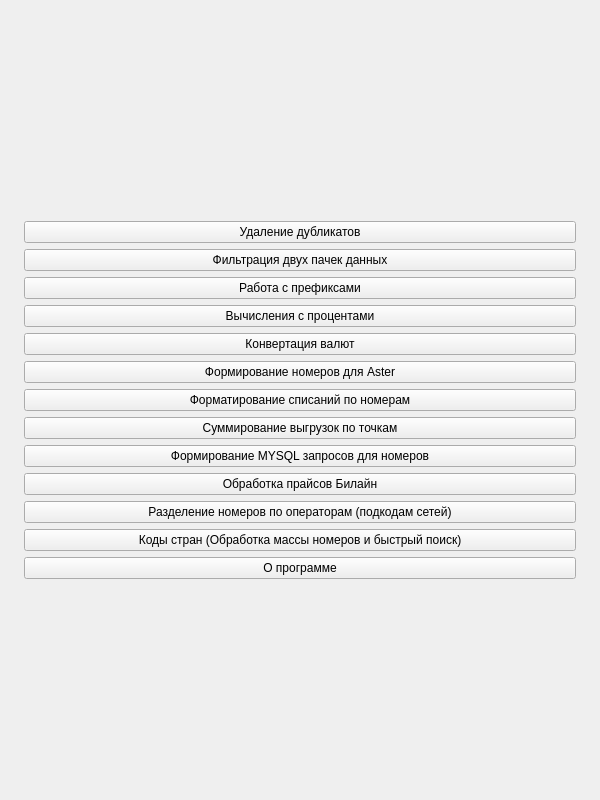
<?xml version="1.0" encoding="UTF-8"?>
<ui version="4.0">
 <class>MainWindow</class>
 <widget class="QMainWindow" name="MainWindow">
  <property name="geometry">
   <rect>
    <x>0</x>
    <y>0</y>
    <width>600</width>
    <height>800</height>
   </rect>
  </property>
  <property name="windowTitle">
   <string>SimpleScripts</string>
  </property>
  <property name="windowIcon">
   <iconset>
    <normaloff>Kosou.ico</normaloff>
   </iconset>
  </property>
  <widget class="QWidget" name="centralwidget">
   <layout class="QVBoxLayout" name="centralLayout">
    <item>
     <widget class="QWidget" name="mainMenuWidget">
      <layout class="QVBoxLayout" name="verticalLayout">
       <property name="leftMargin">
        <number>15</number>
       </property>
       <property name="topMargin">
        <number>15</number>
       </property>
       <property name="rightMargin">
        <number>15</number>
       </property>
       <property name="bottomMargin">
        <number>15</number>
       </property>
       <item>
        <layout class="QVBoxLayout" name="verticalLayout_2">
         <property name="sizeConstraint">
          <enum>QLayout::SetNoConstraint</enum>
         </property>

         <item>

          <widget class="QPushButton" name="pushButton_1">
           <property name="text">
            <string>Удаление дубликатов</string>
           </property>
          </widget>

         </item>
         <item>

          <widget class="QPushButton" name="pushButton_2">
           <property name="text">
            <string>Фильтрация двух пачек данных</string>
           </property>
          </widget>

         </item>
         <item>

          <widget class="QPushButton" name="pushButton_3">
           <property name="text">
            <string>Работа с префиксами</string>
           </property>
          </widget>

         </item>
         <item>

          <widget class="QPushButton" name="pushButton_12">
           <property name="text">
            <string>Вычисления с процентами</string>
           </property>
          </widget>

         </item>
         <item>

          <widget class="QPushButton" name="pushButton_13">
           <property name="text">
            <string>Конвертация валют</string>
           </property>
          </widget>

         </item>
         <item>

          <widget class="QPushButton" name="pushButton_4">
           <property name="text">
            <string>Формирование номеров для Aster</string>
           </property>
          </widget>

         </item>
         <item>

          <widget class="QPushButton" name="pushButton_5">
           <property name="text">
            <string>Форматирование списаний по номерам</string>
           </property>
          </widget>

         </item>
         <item>

          <widget class="QPushButton" name="pushButton_11">
           <property name="text">
            <string>Суммирование выгрузок по точкам</string>
           </property>
          </widget>

         </item>
         <item>

          <widget class="QPushButton" name="pushButton_6">
           <property name="text">
            <string>Формирование MYSQL запросов для номеров</string>
           </property>
          </widget>

         </item>
         <item>

          <widget class="QPushButton" name="pushButton_7">
           <property name="text">
            <string>Обработка прайсов Билайн</string>
           </property>
          </widget>

         </item>
         <item>

          <widget class="QPushButton" name="pushButton_8">
           <property name="text">
            <string>Разделение номеров по операторам (подкодам сетей)</string>
           </property>
          </widget>

         </item>
         <item>

          <widget class="QPushButton" name="pushButton_10">
           <property name="text">
            <string>Коды стран (Обработка массы номеров и быстрый поиск)</string>
           </property>
          </widget>

         </item>
         <item>

          <widget class="QPushButton" name="pushButton_9">
           <property name="text">
            <string>О программе</string>
           </property>
          </widget>

         </item>
         
        </layout>
       </item>
      </layout>
     </widget>
    </item>
    <!-- Здесь программно добавляйте QStackedWidget для скриптов -->
   </layout>
  </widget>
 </widget>
 <resources/>
 <connections/>
</ui>
